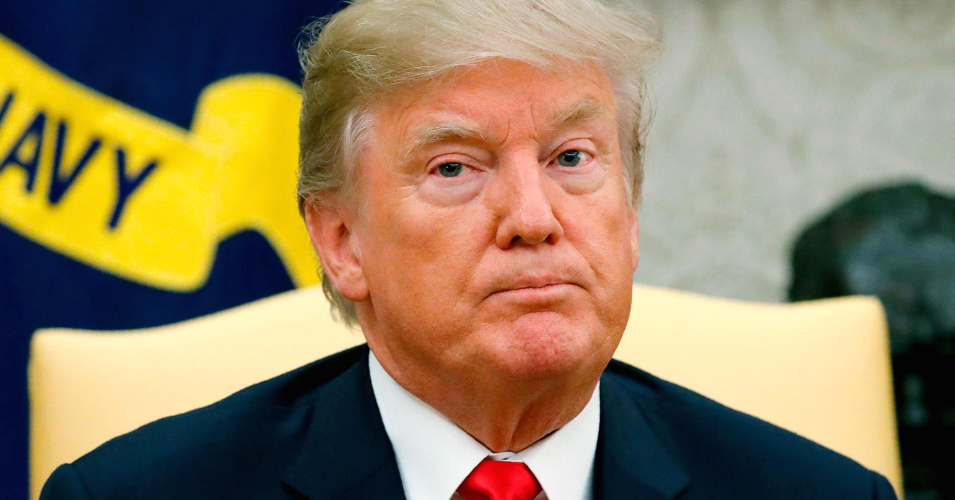
#> input picture test/imgs_part_trump/trump_1.jpg, 1910 x 1000 px (shown at 1/2 size)
$ python sift_match_test.py
#> lines starting #> are read from the running program, lines starting #| are printed output that depends on the picture
from __future__ import print_function
import cv2 as cv
import numpy as np
import argparse
from utils import img_normalize

parser = argparse.ArgumentParser(description='Code for Feature Matching with FLANN tutorial.')
parser.add_argument('--input1', help='Path to input image 1.', default='test/imgs_part_trump/trump_1.jpg')
parser.add_argument('--input2', help='Path to input image 2.', default='test/imgs_part_trump/trump_2.jpg')
args = parser.parse_args()

img_object = cv.imread((args.input1), cv.IMREAD_GRAYSCALE)
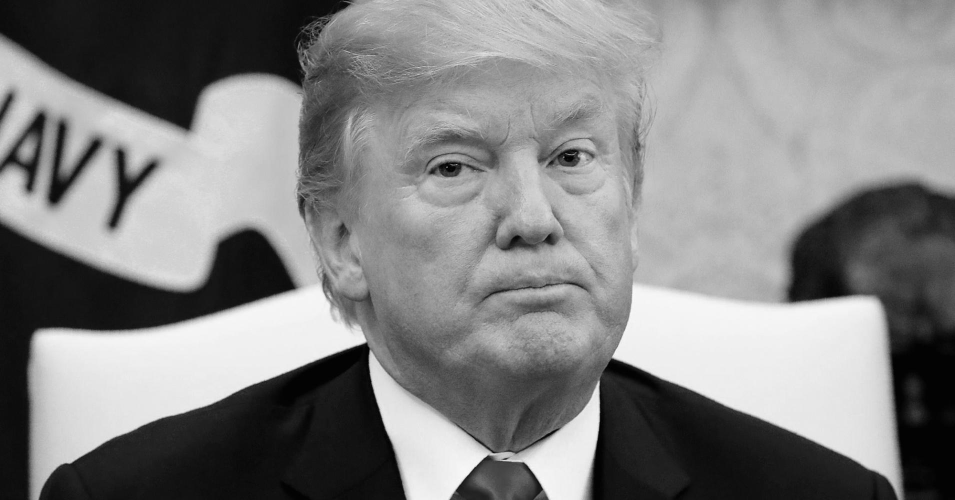
#> img_object: shape (1000, 1910) (shown at 1/2 size); min 0, max 255, mean 131.1
#img_object = img_normalize(img_object)
img_scene = cv.imread((args.input2), cv.IMREAD_GRAYSCALE)
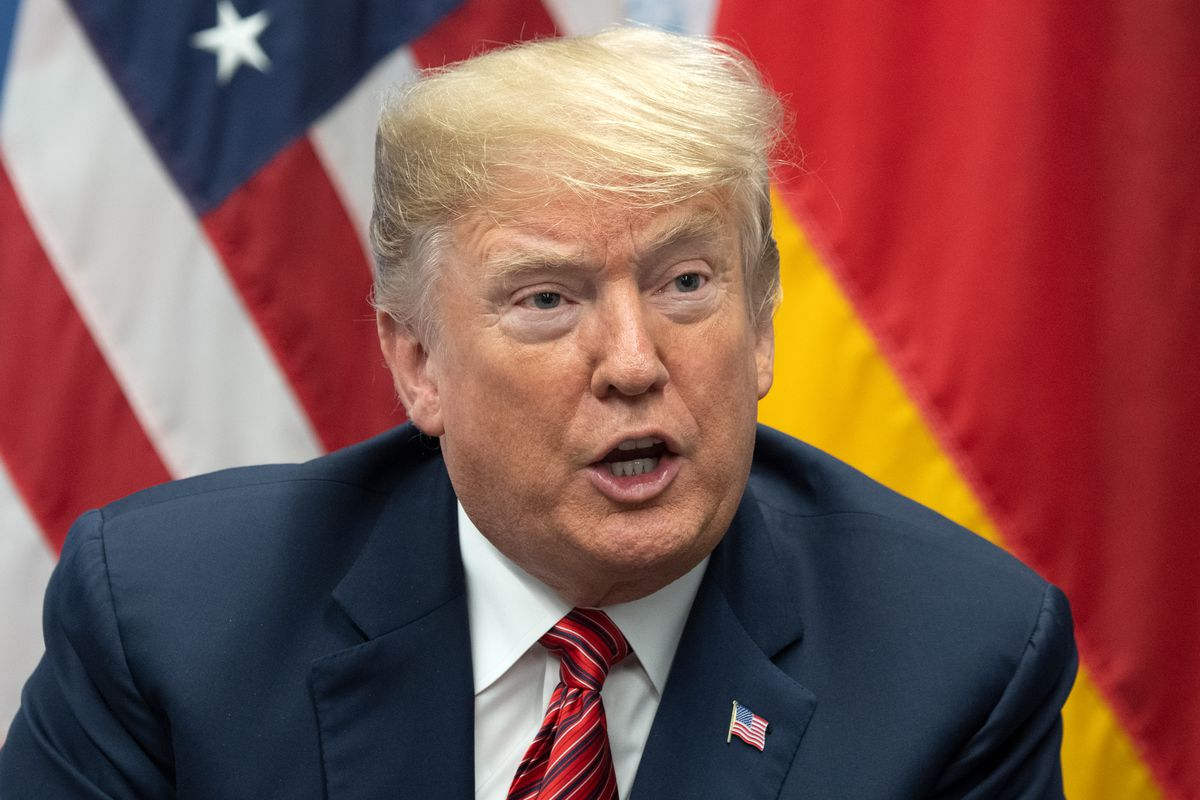
#> input picture test/imgs_part_trump/trump_2.jpg, 1200 x 800 px
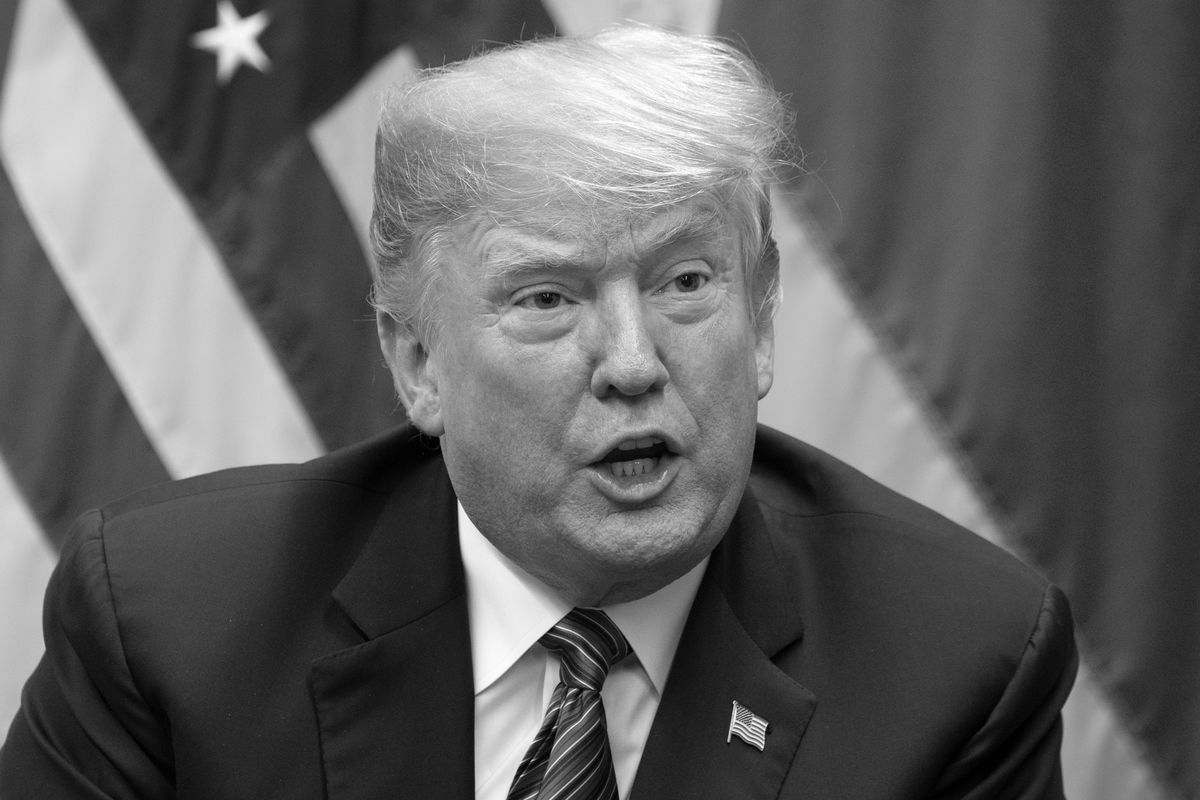
#> img_scene: shape (800, 1200); min 0, max 255, mean 96.6
#img_scene = img_normalize(img_scene)
img_object  = cv.resize(img_object, (600, 300))
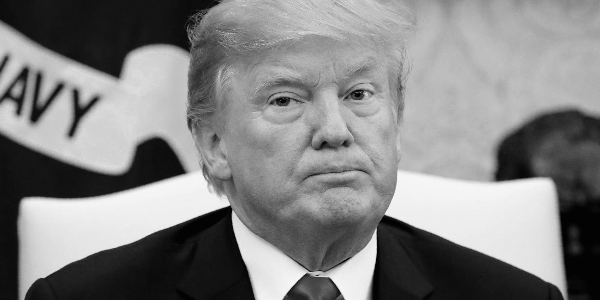
#> img_object: shape (300, 600); min 0, max 249, mean 131
img_scene = cv.resize(img_scene, (600,300))
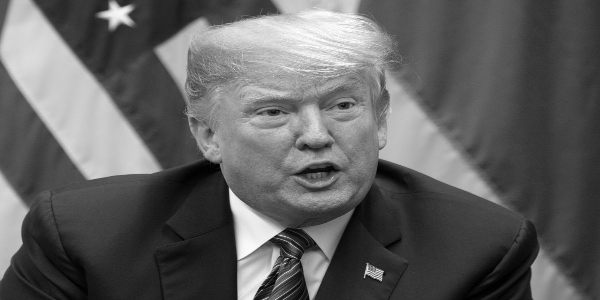
#> img_scene: shape (300, 600); min 0, max 253, mean 96.6
if img_object is None or img_scene is None:
    print('Could not open or find the images!')
    exit(0)
#-- Step 1: Detect the keypoints using SURF Detector, compute the descriptors
minHessian = 400
#detector = cv.xfeatures2d_SURF.create(hessianThreshold=minHessian)
detector = cv.xfeatures2d.SIFT_create()
keypoints_obj, descriptors_obj = detector.detectAndCompute(img_object, None)
#> keypoints_obj = 230 keypoints; strongest (x, y, size): (155, 161, 30.6), (58, 232, 46.7), (518, 225, 55.8), (355, 276, 27.4)
keypoints_scene, descriptors_scene = detector.detectAndCompute(img_scene, None)
#> keypoints_scene = 287 keypoints; strongest (x, y, size): (252, 231, 26.9), (236, 204, 10), (235, 202, 9), (104, 144, 53.8)
#-- Step 2: Matching descriptor vectors with a FLANN based matcher
# Since SURF is a floating-point descriptor NORM_L2 is used
matcher = cv.DescriptorMatcher_create(cv.DescriptorMatcher_FLANNBASED)
knn_matches = matcher.knnMatch(descriptors_obj, descriptors_scene, 2)
#> knn_matches = 230 matches
#-- Filter matches using the Lowe's ratio test
ratio_thresh = 0.75
good_matches = []
for m,n in knn_matches:
    if m.distance < ratio_thresh * n.distance:
        good_matches.append(m)
#> after the loop, good_matches = 11 matches
#-- Draw matches
img_matches = np.empty((max(img_object.shape[0], img_scene.shape[0]), img_object.shape[1]+img_scene.shape[1], 3), dtype=np.uint8)
cv.drawMatches(img_object, keypoints_obj, img_scene, keypoints_scene, good_matches, img_matches, flags=cv.DrawMatchesFlags_NOT_DRAW_SINGLE_POINTS)
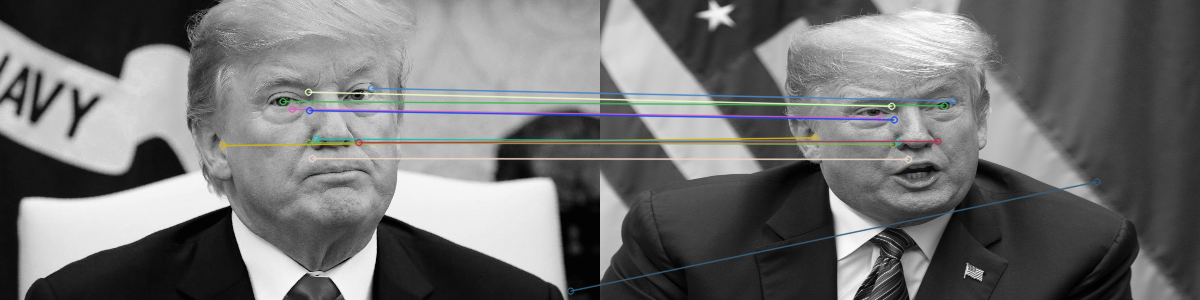
#> img_matches: shape (300, 1200, 3); mean of channels 0, 1, 2 114.2, 114.2, 113.8; drawn as B, G, R
#-- Localize the object
obj = np.empty((len(good_matches),2), dtype=np.float32)
#> obj = [[2.46e+19, 7.01e-45], [0, 0], [nan, 7.01e-45], [3.31e-15, 7.03e+28], [4.54e+30, 1.1e+21], [7.21e+31, 2.03e-19], [4.84e+30, 7.12e+28], [1.23e+22, 4.51e+30], [7.57e+28, 7.14e+31], [4.54e+30, 7.1e+22], [109.5, 0.582]]
scene = np.empty((len(good_matches),2), dtype=np.float32)
#> scene = [[-2.4e-35, 4.59e-41], [-2.4e-35, 4.59e-41], [0, 0], [0, 0], [0, 0], [0, 0], [0, 0], [0, 0], [0, 0], [0, 0], [0, 0]]
for i in range(len(good_matches)):
    #-- Get the keypoints from the good matches
    obj[i,0] = keypoints_obj[good_matches[i].queryIdx].pt[0]
    obj[i,1] = keypoints_obj[good_matches[i].queryIdx].pt[1]
    scene[i,0] = keypoints_scene[good_matches[i].trainIdx].pt[0]
    scene[i,1] = keypoints_scene[good_matches[i].trainIdx].pt[1]
#> this loop made 11 passes
#> after the loop, obj = [[222.4, 145.2], [282.6, 101.1], [291.8, 108.8], [308, 91.69], [308.6, 142.4], [309.1, 110.2], [311.7, 158], [315.9, 138.6], [358.4, 142.1], [371.2, 87.9], [570.2, 290.6]]; scene = [[214.6, 137.4], [344.1, 105.4], [280.1, 117.9], [291.2, 105.8], [292.9, 143.8], [293.8, 119.5], [308, 158.9], [297.9, 141.1], [337.3, 140.9], [352.1, 100.4], [496.5, 181.4]]
H, _ =  cv.findHomography(obj, scene, cv.RANSAC)
#> H = [[0.228, -0.448, 152.7], [-0.136, 0.247, 85.16], [-0.000766, -0.00155, 1]]
#-- Get the corners from the image_1 ( the object to be "detected" )
obj_corners = np.empty((4,1,2), dtype=np.float32)
obj_corners[0,0,0] = 0
obj_corners[0,0,1] = 0
obj_corners[1,0,0] = img_object.shape[1]
obj_corners[1,0,1] = 0
obj_corners[2,0,0] = img_object.shape[1]
obj_corners[2,0,1] = img_object.shape[0]
obj_corners[3,0,0] = 0
obj_corners[3,0,1] = img_object.shape[0]
scene_corners = cv.perspectiveTransform(obj_corners, H)
#> scene_corners = [[152.7, 85.16], [535.2, 6.54], [2014.6, 1009.3], [34, 296.7]]
#-- Draw lines between the corners (the mapped object in the scene - image_2 )
cv.line(img_matches, (int(scene_corners[0,0,0] + img_object.shape[1]), int(scene_corners[0,0,1])),\
    (int(scene_corners[1,0,0] + img_object.shape[1]), int(scene_corners[1,0,1])), (0,255,0), 4)
cv.line(img_matches, (int(scene_corners[1,0,0] + img_object.shape[1]), int(scene_corners[1,0,1])),\
    (int(scene_corners[2,0,0] + img_object.shape[1]), int(scene_corners[2,0,1])), (0,255,0), 4)
cv.line(img_matches, (int(scene_corners[2,0,0] + img_object.shape[1]), int(scene_corners[2,0,1])),\
    (int(scene_corners[3,0,0] + img_object.shape[1]), int(scene_corners[3,0,1])), (0,255,0), 4)
#> img_matches: shape (300, 1200, 3); mean of channels 0, 1, 2 113.4, 115, 113
cv.line(img_matches, (int(scene_corners[3,0,0] + img_object.shape[1]), int(scene_corners[3,0,1])),\
    (int(scene_corners[0,0,0] + img_object.shape[1]), int(scene_corners[0,0,1])), (0,255,0), 4)
#-- Show detected matches
import cv2
cv2.namedWindow("output", cv2.WINDOW_NORMAL)        # Create window with freedom of dimensions               # Read image
imS = cv2.resize(img_matches, (960, 540))                    # Resize image
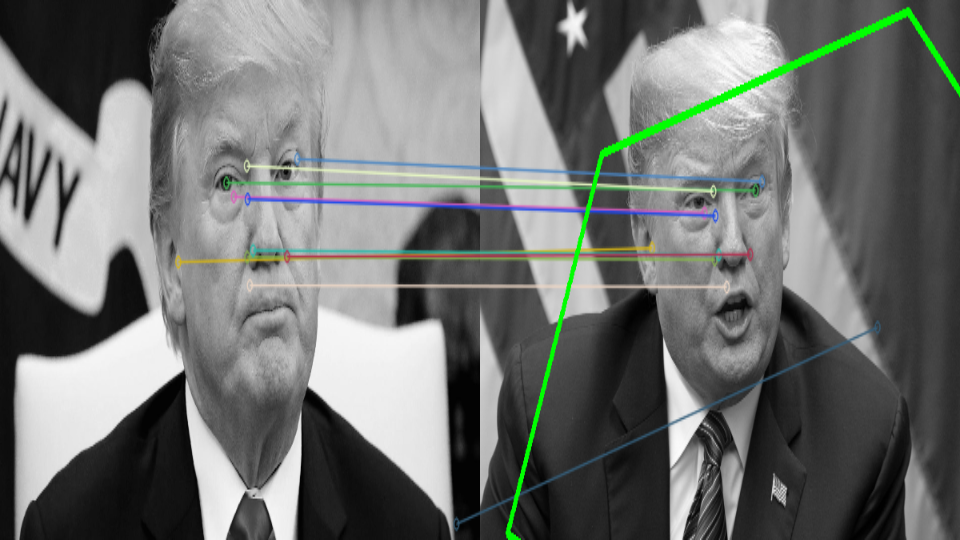
#> imS: shape (540, 960, 3); mean of channels 0, 1, 2 113, 115.4, 112.6; drawn as B, G, R
cv2.imshow("output", imS)                            # Show image

#cv.imshow('Good Matches & Object detection', img_matches)
cv.waitKey()
